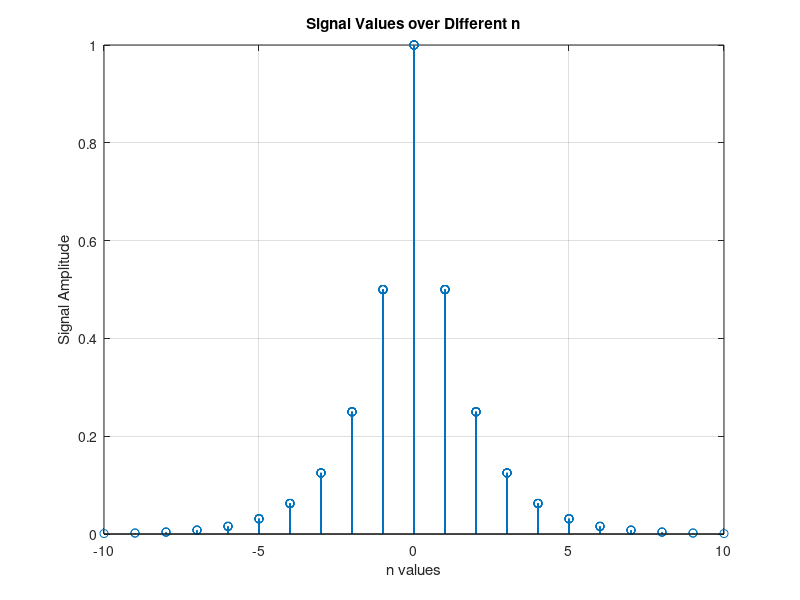
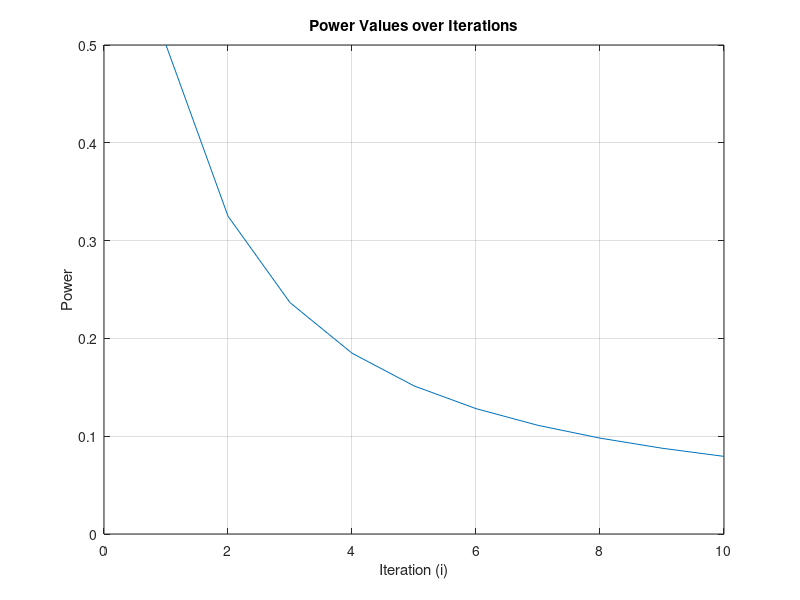
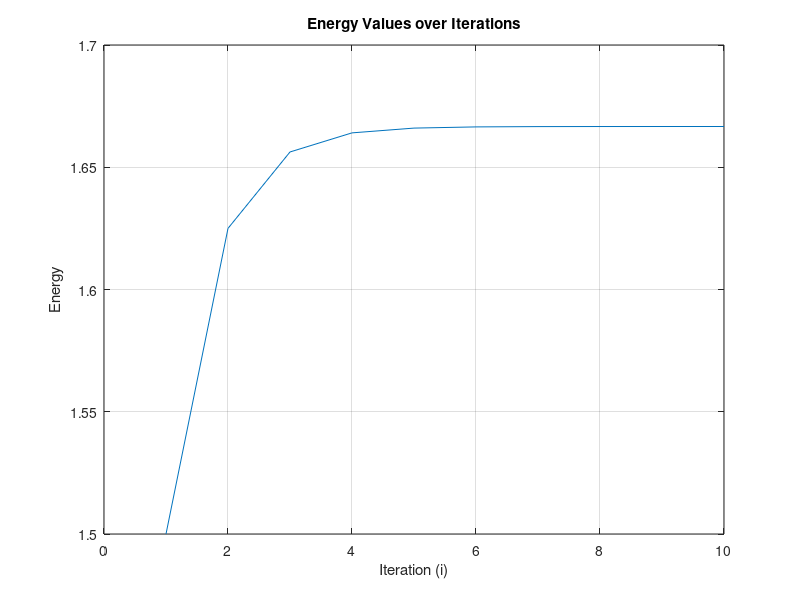

MATLAB code for these plots, in order:
clc;

a = 0.5;
n_values = [];
signal_values = [];
energy_values = [];
power_values = [];

% Loop through different extension sizes to observe convergence
for i = 1:10
    n = -i:i;  % Extend range of n for each iteration
    n_values = [n_values, n];

    % Compute the signal x[n] = a^|n|
    signal = a.^abs(n);
    signal_values = [signal_values, signal];

    % Calculate energy and power for the current extension
    energy = sum(abs(signal).^2);  % Numerical energy calculation
    energy_values = [energy_values, energy];

    power = mean(abs(signal).^2);  % Numerical power calculation
    power_values = [power_values, power];
end

% Define the iteration values for plotting energy and power vs. extension size
i_values = 1:10;

% Plot the signal (use stem for discrete signal as per instructions)
figure;
stem(n_values, signal_values);  % Stem plot for x[n] = a^|n|
title('Signal Values over Different n');
xlabel('n values');
ylabel('Signal Amplitude');
grid on;

% Plot power values to show convergence over increasing extension sizes
figure;
plot(i_values, power_values);
title('Power Values over Iterations');
xlabel('Iteration (i)');
ylabel('Power');
grid on;

% Plot energy values to show convergence over increasing extension sizes
figure;
plot(i_values, energy_values);
title('Energy Values over Iterations');
xlabel('Iteration (i)');
ylabel('Energy');
grid on;


% Display numerical results to compare with theoretical values
disp('Numerical Energy Values:');
disp(energy_values);

disp('Numerical Power Values:');
disp(power_values);
